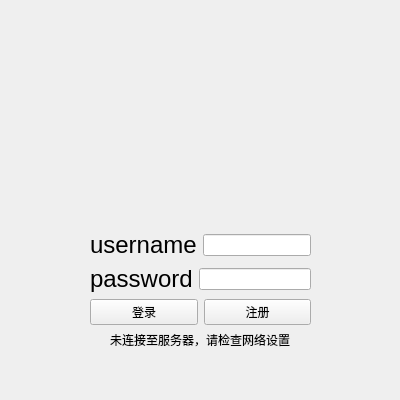
<?xml version="1.0" encoding="UTF-8"?>
<ui version="4.0">
 <class>W1</class>
 <widget class="QWidget" name="W1">
  <property name="geometry">
   <rect>
    <x>0</x>
    <y>0</y>
    <width>400</width>
    <height>400</height>
   </rect>
  </property>
  <property name="sizePolicy">
   <sizepolicy hsizetype="Fixed" vsizetype="Fixed">
    <horstretch>0</horstretch>
    <verstretch>0</verstretch>
   </sizepolicy>
  </property>
  <property name="minimumSize">
   <size>
    <width>400</width>
    <height>400</height>
   </size>
  </property>
  <property name="maximumSize">
   <size>
    <width>400</width>
    <height>400</height>
   </size>
  </property>
  <property name="windowTitle">
   <string>W1</string>
  </property>
  <layout class="QVBoxLayout" name="verticalLayout_3">
   <item>
    <layout class="QVBoxLayout" name="verticalLayout_2">
     <item>
      <spacer name="verticalSpacer">
       <property name="orientation">
        <enum>Qt::Vertical</enum>
       </property>
       <property name="sizeHint" stdset="0">
        <size>
         <width>20</width>
         <height>40</height>
        </size>
       </property>
      </spacer>
     </item>
     <item>
      <layout class="QHBoxLayout" name="horizontalLayout_4">
       <item>
        <spacer name="horizontalSpacer">
         <property name="orientation">
          <enum>Qt::Horizontal</enum>
         </property>
         <property name="sizeHint" stdset="0">
          <size>
           <width>40</width>
           <height>20</height>
          </size>
         </property>
        </spacer>
       </item>
       <item>
        <layout class="QVBoxLayout" name="verticalLayout">
         <item>
          <layout class="QHBoxLayout" name="horizontalLayout">
           <item>
            <widget class="QLabel" name="username_label">
             <property name="font">
              <font>
               <pointsize>18</pointsize>
              </font>
             </property>
             <property name="text">
              <string>username</string>
             </property>
            </widget>
           </item>
           <item>
            <widget class="QLineEdit" name="username_le">
             <property name="sizePolicy">
              <sizepolicy hsizetype="Expanding" vsizetype="Fixed">
               <horstretch>0</horstretch>
               <verstretch>0</verstretch>
              </sizepolicy>
             </property>
            </widget>
           </item>
          </layout>
         </item>
         <item>
          <layout class="QHBoxLayout" name="horizontalLayout_2">
           <item>
            <widget class="QLabel" name="password_label">
             <property name="font">
              <font>
               <pointsize>18</pointsize>
              </font>
             </property>
             <property name="text">
              <string>password</string>
             </property>
            </widget>
           </item>
           <item>
            <widget class="QLineEdit" name="password_le"/>
           </item>
          </layout>
         </item>
         <item>
          <layout class="QHBoxLayout" name="horizontalLayout_3">
           <item>
            <widget class="QPushButton" name="login_pb">
             <property name="text">
              <string>登录</string>
             </property>
            </widget>
           </item>
           <item>
            <widget class="QPushButton" name="regist_pb">
             <property name="text">
              <string>注册</string>
             </property>
            </widget>
           </item>
          </layout>
         </item>
        </layout>
       </item>
       <item>
        <spacer name="horizontalSpacer_2">
         <property name="orientation">
          <enum>Qt::Horizontal</enum>
         </property>
         <property name="sizeHint" stdset="0">
          <size>
           <width>40</width>
           <height>20</height>
          </size>
         </property>
        </spacer>
       </item>
      </layout>
     </item>
     <item>
      <widget class="QLabel" name="wft">
       <property name="layoutDirection">
        <enum>Qt::LeftToRight</enum>
       </property>
       <property name="text">
        <string>未连接至服务器，请检查网络设置</string>
       </property>
       <property name="alignment">
        <set>Qt::AlignCenter</set>
       </property>
      </widget>
     </item>
     <item>
      <spacer name="verticalSpacer_2">
       <property name="orientation">
        <enum>Qt::Vertical</enum>
       </property>
       <property name="sizeType">
        <enum>QSizePolicy::Preferred</enum>
       </property>
       <property name="sizeHint" stdset="0">
        <size>
         <width>20</width>
         <height>40</height>
        </size>
       </property>
      </spacer>
     </item>
    </layout>
   </item>
  </layout>
 </widget>
 <resources/>
 <connections/>
</ui>
